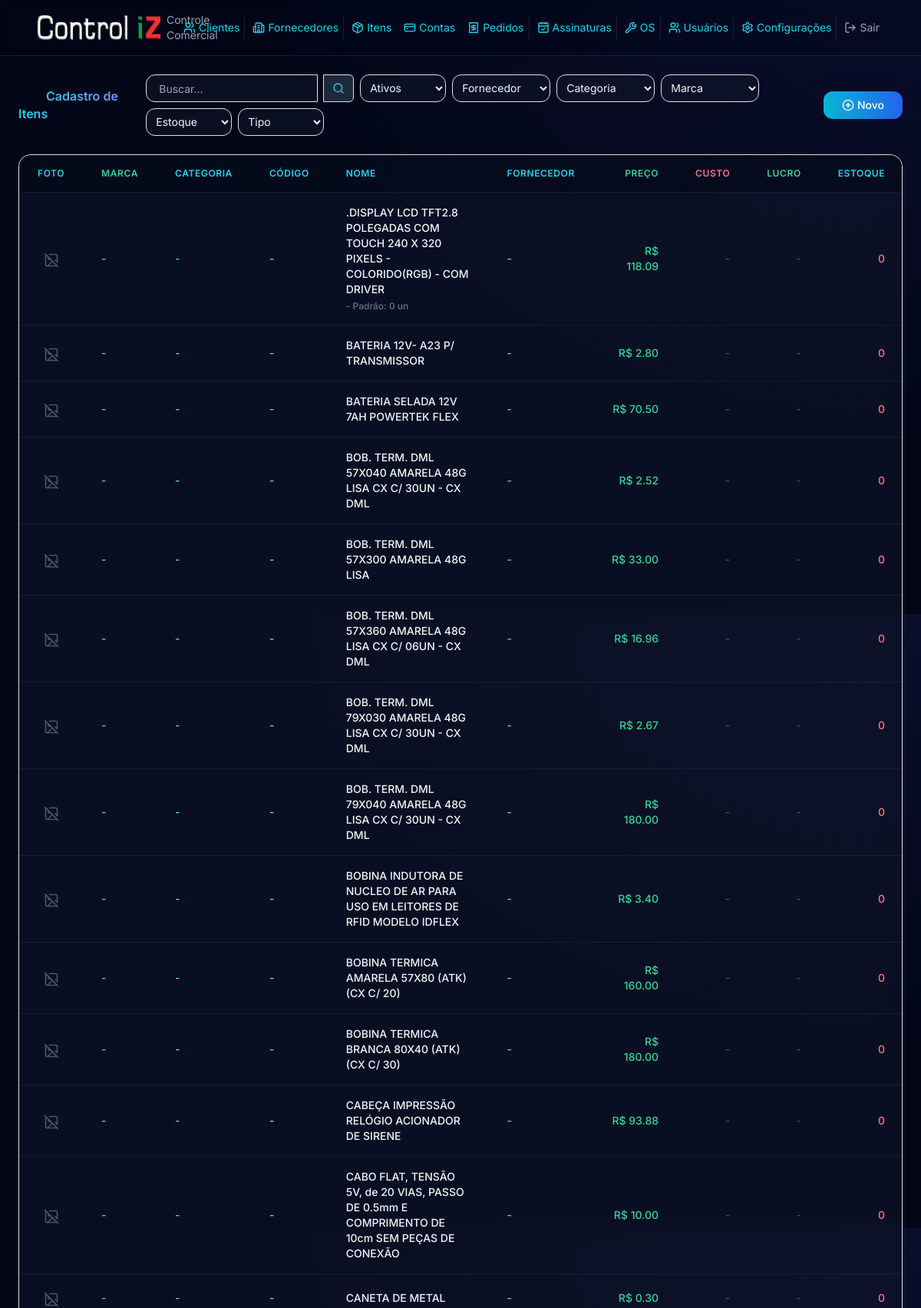
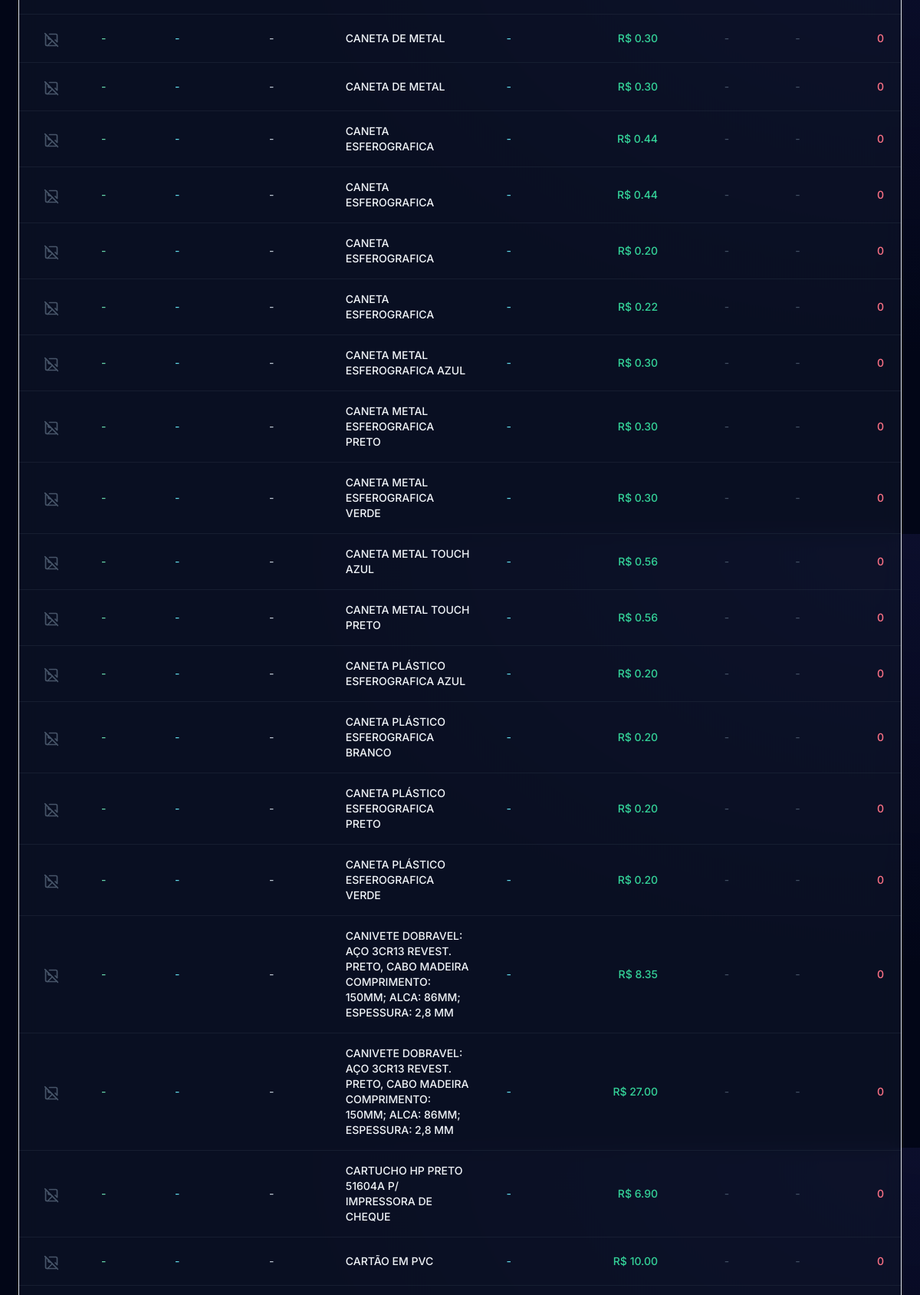
/produtos/ (upper part), run on the app's committed database (2 pictures, top to bottom).
### models.py (models this page shows, shortened)
class Produto(Base):
    __tablename__ = "produtos"
    id = Column(Integer, primary_key=True, index=True)
    codigo = Column(String(50), nullable=True, unique=True)
    nome = Column(String(200), nullable=False)
    descricao = Column(Text, nullable=True)
    preco = Column(Float, nullable=False, default=0)
    preco_custo = Column(Float, nullable=True)
    ncm = Column(String(10), nullable=True)
    unidade = Column(String(10), nullable=True, default="UN")
    categoria_id = Column(Integer, ForeignKey("categorias_produto.id"), nullable=True)
    foto = Column(String(500), nullable=True)
    fornecedor_id = Column(Integer, ForeignKey("fornecedores.id"), nullable=True)
    marca_id = Column(Integer, ForeignKey("marcas_produto.id"), nullable=True)
    marca = Column(String(100), nullable=True)
    peso_liq = Column(Float, nullable=True)
    peso_bruto = Column(Float, nullable=True)
    altura = Column(Float, nullable=True)
    largura = Column(Float, nullable=True)
    profundidade = Column(Float, nullable=True)
    unidade_medida = Column(String(20), nullable=True, default="cm")
    estoque = Column(Float, nullable=False, default=0)
    estoque_minimo = Column(Float, nullable=False, default=0)
    situacao = Column(String(1), nullable=False, default="A")
    bling_id = Column(BigInteger, nullable=True, unique=True)
    bling_updated_at = Column(DateTime, nullable=True)
    bling_pending_sync = Column(Boolean, default=False)
    created_at = Column(DateTime, default=datetime.now)
    updated_at = Column(DateTime, default=datetime.now, onupdate=datetime.now)
    categoria = relationship("CategoriaProduto", back_populates="produtos")
    fornecedor = relationship("Fornecedor")
    marca_rel = relationship("MarcaProduto")
    variacoes = relationship("ProdutoVariacao", back_populates="produto", cascade="all, delete-orphan")
    composicoes = relationship("ProdutoComposicao", foreign_keys="[ProdutoComposicao.produto_pai_id]", back_populates="produto_pai", cascade="all, delete-orphan")
    tipo = Column(String(20), default="produto")  # "produto", "servico" ou "kit"
    @property
    def preco_padrao(self):
        return self.preco

class ProdutoVariacao(Base):
    __tablename__ = "produto_variacoes"
    id = Column(Integer, primary_key=True, index=True)
    produto_id = Column(Integer, ForeignKey("produtos.id"), nullable=False)
    nome_variacao = Column(String(100), nullable=True)
    sku = Column(String(50), nullable=False, unique=True)
    preco_adicional = Column(Float, default=0)
    estoque_atual = Column(Float, default=0)
    estoque_minimo = Column(Float, default=0)
    created_at = Column(DateTime, default=datetime.now)
    updated_at = Column(DateTime, default=datetime.now, onupdate=datetime.now)
    produto = relationship("Produto", back_populates="variacoes")
    itens_pedido = relationship("PedidoVendaItem", foreign_keys="[PedidoVendaItem.variacao_id]", back_populates="variacao")

### routers/produtos.py (the view)
@router.get("/")
def listar_produtos(request: Request, db: Session = Depends(get_db), busca: str = Query(""), situacao: str = Query(""), fornecedor_id: Optional[str] = Query(""), categoria_id: Optional[str] = Query(""), marca_id: Optional[str] = Query(""), estoque_filtro: str = Query(""), tipo_filtro: str = Query("")):
    from sqlalchemy.orm import selectinload
    f_id = int(fornecedor_id) if fornecedor_id else None
    c_id = int(categoria_id) if categoria_id else None
    m_id = int(marca_id) if marca_id else None
    query = db.query(Produto).options(selectinload(Produto.variacoes))
    if busca:
        query = query.filter(Produto.nome.ilike(f"%{busca}%") | Produto.codigo.ilike(f"%{busca}%"))
    if estoque_filtro == "zerado":
        query = query.filter(Produto.estoque <= 0)
    elif estoque_filtro == "baixo":
        query = query.filter(Produto.estoque > 0, Produto.estoque_minimo > 0, Produto.estoque < Produto.estoque_minimo)
    if tipo_filtro:
        query = query.filter(Produto.tipo == tipo_filtro)
    if not situacao or situacao == "ativo":
        query = query.filter(Produto.situacao == "A")
    elif situacao == "inativo":
        query = query.filter(Produto.situacao != "A")
    if f_id:
        query = query.filter(Produto.fornecedor_id == f_id)
    if c_id:
        query = query.filter(Produto.categoria_id == c_id)
    if m_id:
        query = query.filter(Produto.marca_id == m_id)
    produtos = query.order_by(Produto.nome).all()
    fornecedores = db.query(Fornecedor).order_by(Fornecedor.nome).all()
    categorias = db.query(CategoriaProduto).order_by(CategoriaProduto.nome).all()
    marcas = db.query(MarcaProduto).order_by(MarcaProduto.nome).all()
    proximo_pedido = db.query(func.max(PedidoVenda.numero)).scalar()
    try:
        proximo_pedido = str(int(proximo_pedido) + 1) if proximo_pedido else "1"
    except:
        proximo_pedido = "1"
    return request.app.state.templates.TemplateResponse(
        "produtos/listar.html",
        {"request": request, "produtos": produtos, "fornecedores": fornecedores, "categorias": categorias, "marcas": marcas, "busca": busca, "situacao": situacao, "fornecedor_id": f_id, "categoria_id": c_id, "marca_id": m_id, "estoque_filtro": estoque_filtro, "tipo_filtro": tipo_filtro, "proximo_pedido": proximo_pedido}
    )

### templates/produtos/listar.html (shortened to what this page needs)
{% extends "base.html" %}
{% block content %}
<div class="flex items-center justify-between w-full mb-6 gap-4">
    <h4 class="text-transparent bg-clip-text bg-gradient-to-r from-cyan-400 to-indigo-400 font-semibold"><i data-lucide="package" class="w-6 h-6 inline me-2"></i> Cadastro de Itens</h4>
    <div class="flex items-center gap-2">
        <form class="flex items-center flex-wrap gap-2">
            <input type="text" class="w-48 md:w-56 h-9 text-sm px-3 py-2 bg-slate-900/60 border border-slate-800/80 rounded-l-xl text-slate-100 focus:border-cyan-500/50" name="busca" placeholder="Buscar..." value="{{ busca }}">
            <button class="flex items-center justify-center h-9 w-10 bg-slate-800 border border-white/10 rounded-r-md -ml-px text-cyan-400 transition" type="submit"><i data-lucide="search" class="w-4 h-4"></i></button>
            <select class="w-28 h-9 text-sm px-2 py-1 bg-slate-900/60 border border-slate-800/80 rounded-xl text-slate-100 focus:border-cyan-500/50" name="situacao" onchange="this.form.submit()">
                <option value="ativo" {% if situacao == 'ativo' or not situacao %}selected{% endif %}>Ativos</option>
            </select>
            <select class="w-32 h-9 text-sm px-2 py-1 bg-slate-900/60 border border-slate-800/80 rounded-xl text-slate-100 focus:border-cyan-500/50" name="fornecedor_id" onchange="this.form.submit()">
                <option value="">Fornecedor</option>
            </select>
            <select class="w-32 h-9 text-sm px-2 py-1 bg-slate-900/60 border border-slate-800/80 rounded-xl text-slate-100 focus:border-cyan-500/50" name="categoria_id" onchange="this.form.submit()">
                <option value="">Categoria</option>
            </select>
            <select class="w-32 h-9 text-sm px-2 py-1 bg-slate-900/60 border border-slate-800/80 rounded-xl text-slate-100 focus:border-cyan-500/50" name="marca_id" onchange="this.form.submit()">
                <option value="">Marca</option>
            </select>
            <select class="w-28 h-9 text-sm px-2 py-1 bg-slate-900/60 border border-slate-800/80 rounded-xl text-slate-100 focus:border-cyan-500/50" name="estoque_filtro" onchange="this.form.submit()">
                <option value="">Estoque</option>
            </select>
            <select class="w-28 h-9 text-sm px-2 py-1 bg-slate-900/60 border border-slate-800/80 rounded-xl text-slate-100 focus:border-cyan-500/50" name="tipo_filtro" onchange="this.form.submit()">
                <option value="">Tipo</option>
            </select>
        </form>
    </div>
    <div class="flex items-center gap-2 flex-shrink-0 ml-auto">
        <a href="/produtos/novo" class="flex items-center h-9 px-4 text-sm bg-gradient-to-r from-cyan-500 to-blue-600 hover:from-cyan-600 hover:to-blue-700 text-white rounded-xl font-medium transition-all shadow-lg shadow-cyan-500/10"><i data-lucide="plus-circle" class="w-4 h-4 me-1"></i> Novo</a>
    </div>
</div>
<div class="overflow-x-auto w-full">
    <div class="bg-slate-900/60 backdrop-blur-md border border-slate-800/80 rounded-2xl shadow-xl overflow-hidden">
        <table class="w-full divide-y divide-slate-800/60">
        <thead class="bg-slate-950/50">
            <tr>
                <th class="px-4 py-3 text-left text-xs font-semibold text-cyan-400 uppercase tracking-wider">Foto</th>
                <th class="px-4 py-3 text-left text-xs font-semibold text-emerald-400 uppercase tracking-wider">Marca</th>
                <th class="px-4 py-3 text-left text-xs font-semibold text-cyan-400 uppercase tracking-wider">Categoria</th>
                <th class="px-4 py-3 text-left text-xs font-semibold text-cyan-400 uppercase tracking-wider">Código</th>
                <th class="px-4 py-3 text-left text-xs font-semibold text-cyan-400 uppercase tracking-wider">Nome</th>
                <th class="px-4 py-3 text-left text-xs font-semibold text-cyan-400 uppercase tracking-wider">Fornecedor</th>
                <th class="px-4 py-3 text-right text-xs font-semibold text-emerald-400 uppercase tracking-wider">Preço</th>
                <th class="px-4 py-3 text-right text-xs font-semibold text-rose-400 uppercase tracking-wider">Custo</th>
                <th class="px-4 py-3 text-right text-xs font-semibold text-emerald-400 uppercase tracking-wider">Lucro</th>
                <th class="px-4 py-3 text-right text-xs font-semibold text-cyan-400 uppercase tracking-wider w-20">Estoque</th>
            </tr>
        </thead>
<tbody class="divide-y divide-slate-800/60">
             {% for p in produtos %}
             <tr class="hover:bg-slate-800/40 transition">
                 <td class="px-4 py-3 text-center">{% if p.foto %}<i data-lucide="check-circle" class="w-5 h-5 text-emerald-400 inline"></i>{% else %}<i data-lucide="image-off" class="w-5 h-5 text-slate-600 inline"></i>{% endif %}</td>
                 <td class="px-4 py-3 text-sm text-emerald-300">{{ p.marca or '-' }}</td>
                 <td class="px-4 py-3 text-sm text-cyan-300">{{ p.categoria.nome if p.categoria else '-' }}</td>
                 <td class="px-4 py-3 text-sm text-slate-300">{{ p.codigo or '-' }}</td>
                 <td class="px-4 py-3 text-sm font-medium text-slate-100">
                     {{ p.nome }}
                     {% if p.variacoes %}
                     <div class="mt-1">
                         {% for v in p.variacoes %}
                         <span class="text-xs text-slate-500 block">- {{ v.nome_variacao or 'Item' }}: {{ v.estoque_atual or 0 }} un</span>
                         {% endfor %}
                     </div>
                     {% endif %}
                 </td>
                 <td class="px-4 py-3 text-sm text-cyan-300">{{ p.fornecedor.nome if p.fornecedor else '-' }}</td>
                 <td class="px-4 py-3 text-right text-sm text-emerald-400 font-medium">R$ {{ "%.2f"|format(p.preco) }}</td>
                 <td class="px-4 py-3 text-right text-sm text-rose-300">{% if p.preco_custo %}R$ {{ "%.2f"|format(p.preco_custo) }}{% else %}<span class="text-slate-600">-</span>{% endif %}</td>
                 <td class="px-4 py-3 text-right text-sm{% if p.preco_custo %} text-emerald-400{% else %} text-slate-600{% endif %}">{% if p.preco_custo %}R$ {{ "%.2f"|format(p.preco - p.preco_custo) }}{% else %} -{% endif %}</td>
                 <td class="px-4 py-3 text-right text-sm font-medium{% if (p.estoque or 0) <= 0 %} text-rose-400{% elif (p.estoque or 0) < (p.estoque_minimo or 0) and (p.estoque_minimo or 0) > 0 %} text-amber-400{% else %} text-cyan-300{% endif %}">{{ p.estoque or 0 }}</td>
             </tr>
             {% else %}
             <tr><td colspan="11" class="px-4 py-12 text-center text-slate-500">Nenhum produto cadastrado</td></tr>
             {% endfor %}
        </tbody>
    </table>
    </div>
</div>
{% endblock %}

### static/css/styles.css (style rules this page uses)
:root { --bg-primary: #0b1120; --bg-secondary: #111827; --glass-bg: rgba(17, 24, 39, 0.7); --glass-border: rgba(255, 255, 255, 0.08); --accent-primary: #0066cc; --accent-secondary: #00b359; --accent-tertiary: #e62e2e; --accent-gradient: linear-gradient(135deg, #0066cc 0%, #00b359 100%); --text-primary: #ffffff; --text-secondary: #94a3b8; --text-muted: #64748b; --success: #00b359; --warning: #f59e0b; --danger: #e62e2e; }
* { font-family: 'Inter', sans-serif; }
body { background-color: var(--bg-primary); color: var(--text-primary); min-height: 100vh; }

### data on the page
Produto: marca "-", categoria "-", codigo "-", nome ".DISPLAY LCD TFT2.8 POLEGADAS COM TOUCH 240 X 320 PIXELS - COLORIDO(RGB) - COM DRIVER", fornecedor "-", preco "118.09", estoque "0"
ProdutoVariacao: nome_variacao "Padrão", estoque_atual "0"
Produto: marca "-", categoria "-", codigo "-", nome "BATERIA 12V- A23 P/ TRANSMISSOR", fornecedor "-", preco "2.80", estoque "0"
Produto: marca "-", categoria "-", codigo "-", nome "BATERIA SELADA 12V 7AH POWERTEK FLEX", fornecedor "-", preco "70.50", estoque "0"
Produto: marca "-", categoria "-", codigo "-", nome "BOB. TERM. DML 57X040 AMARELA 48G LISA CX C/ 30UN - CX DML", fornecedor "-", preco "2.52", estoque "0"
Produto: marca "-", categoria "-", codigo "-", nome "BOB. TERM. DML 57X300 AMARELA 48G LISA", fornecedor "-", preco "33.00", estoque "0"
Produto: marca "-", categoria "-", codigo "-", nome "BOB. TERM. DML 57X360 AMARELA 48G LISA CX C/ 06UN - CX DML", fornecedor "-", preco "16.96", estoque "0"
Produto: marca "-", categoria "-", codigo "-", nome "BOB. TERM. DML 79X030 AMARELA 48G LISA CX C/ 30UN - CX DML", fornecedor "-", preco "2.67", estoque "0"
Produto: marca "-", categoria "-", codigo "-", nome "BOB. TERM. DML 79X040 AMARELA 48G LISA CX C/ 30UN - CX DML", fornecedor "-", preco "180.00", estoque "0"
Produto: marca "-", categoria "-", codigo "-", nome "BOBINA INDUTORA DE NUCLEO DE AR PARA USO EM LEITORES DE RFID MODELO IDFLEX", fornecedor "-", preco "3.40", estoque "0"
Produto: marca "-", categoria "-", codigo "-", nome "BOBINA TERMICA AMARELA 57X80 (ATK) (CX C/ 20)", fornecedor "-", preco "160.00", estoque "0"
Produto: marca "-", categoria "-", codigo "-", nome "BOBINA TERMICA BRANCA 80X40 (ATK) (CX C/ 30)", fornecedor "-", preco "180.00", estoque "0"
Produto: marca "-", categoria "-", codigo "-", nome "CABEÇA IMPRESSÃO RELÓGIO ACIONADOR DE SIRENE", fornecedor "-", preco "93.88", estoque "0"
Produto: marca "-", categoria "-", codigo "-", nome "CABO FLAT, TENSÃO 5V, de 20 VIAS, PASSO DE 0.5mm E COMPRIMENTO DE 10cm SEM PEÇAS DE CONEXÃO", fornecedor "-", preco "10.00", estoque "0"
Produto: marca "-", categoria "-", codigo "-", nome "CANETA DE METAL", fornecedor "-", preco "0.30", estoque "0"
Produto: marca "-", categoria "-", codigo "-", nome "CANETA DE METAL", fornecedor "-", preco "0.30", estoque "0"
Produto: marca "-", categoria "-", codigo "-", nome "CANETA DE METAL", fornecedor "-", preco "0.30", estoque "0"
Produto: marca "-", categoria "-", codigo "-", nome "CANETA ESFEROGRAFICA", fornecedor "-", preco "0.44", estoque "0"
Produto: marca "-", categoria "-", codigo "-", nome "CANETA ESFEROGRAFICA", fornecedor "-", preco "0.44", estoque "0"
Produto: marca "-", categoria "-", codigo "-", nome "CANETA ESFEROGRAFICA", fornecedor "-", preco "0.20", estoque "0"
Produto: marca "-", categoria "-", codigo "-", nome "CANETA ESFEROGRAFICA", fornecedor "-", preco "0.22", estoque "0"
Produto: marca "-", categoria "-", codigo "-", nome "CANETA METAL ESFEROGRAFICA AZUL", fornecedor "-", preco "0.30", estoque "0"
Produto: marca "-", categoria "-", codigo "-", nome "CANETA METAL ESFEROGRAFICA PRETO", fornecedor "-", preco "0.30", estoque "0"
Produto: marca "-", categoria "-", codigo "-", nome "CANETA METAL ESFEROGRAFICA VERDE", fornecedor "-", preco "0.30", estoque "0"
Produto: marca "-", categoria "-", codigo "-", nome "CANETA METAL TOUCH AZUL", fornecedor "-", preco "0.56", estoque "0"
Produto: marca "-", categoria "-", codigo "-", nome "CANETA METAL TOUCH PRETO", fornecedor "-", preco "0.56", estoque "0"
Produto: marca "-", categoria "-", codigo "-", nome "CANETA PLÁSTICO ESFEROGRAFICA AZUL", fornecedor "-", preco "0.20", estoque "0"
Produto: marca "-", categoria "-", codigo "-", nome "CANETA PLÁSTICO ESFEROGRAFICA BRANCO", fornecedor "-", preco "0.20", estoque "0"
Produto: marca "-", categoria "-", codigo "-", nome "CANETA PLÁSTICO ESFEROGRAFICA PRETO", fornecedor "-", preco "0.20", estoque "0"
Produto: marca "-", categoria "-", codigo "-", nome "CANETA PLÁSTICO ESFEROGRAFICA VERDE", fornecedor "-", preco "0.20", estoque "0"
Produto: marca "-", categoria "-", codigo "-", nome "CANIVETE DOBRAVEL: AÇO 3CR13 REVEST. PRETO, CABO MADEIRA COMPRIMENTO: 150MM; ALCA: 86MM; ESPESSURA: 2,8 MM", fornecedor "-", preco "8.35", estoque "0"
Produto: marca "-", categoria "-", codigo "-", nome "CANIVETE DOBRAVEL: AÇO 3CR13 REVEST. PRETO, CABO MADEIRA COMPRIMENTO: 150MM; ALCA: 86MM; ESPESSURA: 2,8 MM", fornecedor "-", preco "27.00", estoque "0"
Produto: marca "-", categoria "-", codigo "-", nome "CARTUCHO HP PRETO 51604A P/ IMPRESSORA DE CHEQUE", fornecedor "-", preco "6.90", estoque "0"
Produto: marca "-", categoria "-", codigo "-", nome "CARTÃO EM PVC", fornecedor "-", preco "10.00", estoque "0"
